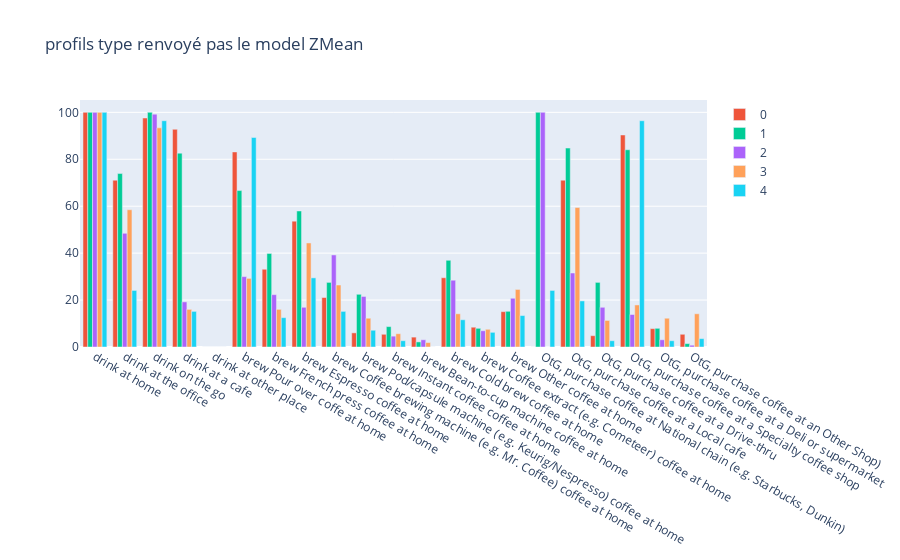

The notebook cell saved with this chart:
### Code cell
fig = px.bar(title="profils type renvoyé pas le model ZMean", barmode='group')
values = profils_types.values
accuracy_values = accuracy.values
for i,j in enumerate(accuracy_values):
    j = [ "accuracy : "+ str(int((1-x)*100))+'%' for x in j]
    fig.add_bar(
        x = profils_types.columns,
        y = values[i]*100,
        hovertext= j,
        name = str(i),
    )
fig.show()

### Figure 1 — Plotly figure (JSON) as saved in the notebook; plotly's stock layout.template omitted (floating-point values rounded to 4 significant figures)
{"data": [{"alignmentgroup": "True", "hovertemplate": "<extra></extra>", "legendgroup": "", "marker": {"color": "#636efa", "pattern": {"shape": ""}}, "name": "", "offsetgroup": "", "orientation": "v", "showlegend": false, "textposition": "auto", "type": "bar", "xaxis": "x", "yaxis": "y"}, {"hovertext": ["accuracy : 100%", "accuracy : 54%", "accuracy : 84%", "accuracy : 74%", "accuracy : 100%", "accuracy : 62%", "accuracy : 52%", "accuracy : 49%", "accuracy : 59%", "accuracy : 76%", "accuracy : 77%", "accuracy : 79%", "accuracy : 54%", "accuracy : 72%", "accuracy : 64%", "accuracy : 100%", "accuracy : 54%", "accuracy : 78%", "accuracy : 70%", "accuracy : 73%", "accuracy : 77%"], "name": "0", "type": "bar", "x": ["drink at home", "drink at the office", "drink on the go", "drink at a cafe", "drink at other place", "brew Pour over coffe at home ", "brew French press coffee at home", "brew Espresso coffee at home", "brew Coffee brewing machine (e.g. Mr. Coffee) coffee at home", "brew Pod/capsule machine (e.g. Keurig/Nespresso) coffee at home", "brew Instant coffee coffee at home", "brew Bean-to-cup machine coffee at home", "brew Cold brew coffee at home", "brew Coffee extract (e.g. Cometeer) coffee at home", "brew Other coffee at home", "OtG, purchase coffee at National chain (e.g. Starbucks, Dunkin)", "OtG, purchase coffee at a Local cafe", "OtG, purchase coffee at a Drive-thru", "OtG, purchase coffee at a Specialty coffee shop", "OtG, purchase coffee at a Deli or supermarket", "OtG, purchase coffee at an Other Shop)"], "y": [100, 71.08, 97.59, 92.77, 0, 83.13, 33.13, 53.61, 21.08, 6.024, 5.422, 4.217, 29.52, 8.434, 15.06, 0, 71.08, 4.819, 90.36, 7.831, 5.422]}, {"hovertext": ["accuracy : 100%", "accuracy : 55%", "accuracy : 100%", "accuracy : 61%", "accuracy : 100%", "accuracy : 52%", "accuracy : 50%", "accuracy : 50%", "accuracy : 55%", "accuracy : 58%", "accuracy : 71%", "accuracy : 85%", "accuracy : 51%", "accuracy : 72%", "accuracy : 63%", "accuracy : 100%", "accuracy : 63%", "accuracy : 55%", "accuracy : 63%", "accuracy : 72%", "accuracy : 88%"], "name": "1", "type": "bar", "x": ["drink at home", "drink at the office", "drink on the go", "drink at a cafe", "drink at other place", "brew Pour over coffe at home ", "brew French press coffee at home", "brew Espresso coffee at home", "brew Coffee brewing machine (e.g. Mr. Coffee) coffee at home", "brew Pod/capsule machine (e.g. Keurig/Nespresso) coffee at home", "brew Instant coffee coffee at home", "brew Bean-to-cup machine coffee at home", "brew Cold brew coffee at home", "brew Coffee extract (e.g. Cometeer) coffee at home", "brew Other coffee at home", "OtG, purchase coffee at National chain (e.g. Starbucks, Dunkin)", "OtG, purchase coffee at a Local cafe", "OtG, purchase coffee at a Drive-thru", "OtG, purchase coffee at a Specialty coffee shop", "OtG, purchase coffee at a Deli or supermarket", "OtG, purchase coffee at an Other Shop)"], "y": [100, 73.91, 100, 82.61, 0, 66.67, 39.86, 57.97, 27.54, 22.46, 8.696, 2.174, 36.96, 7.971, 15.22, 100, 84.78, 27.54, 84.06, 7.971, 1.449]}, {"hovertext": ["accuracy : 100%", "accuracy : 49%", "accuracy : 91%", "accuracy : 60%", "accuracy : 100%", "accuracy : 53%", "accuracy : 58%", "accuracy : 62%", "accuracy : 50%", "accuracy : 58%", "accuracy : 78%", "accuracy : 82%", "accuracy : 54%", "accuracy : 74%", "accuracy : 59%", "accuracy : 100%", "accuracy : 53%", "accuracy : 62%", "accuracy : 65%", "accuracy : 82%", "accuracy : 91%"], "name": "2", "type": "bar", "x": ["drink at home", "drink at the office", "drink on the go", "drink at a cafe", "drink at other place", "brew Pour over coffe at home ", "brew French press coffee at home", "brew Espresso coffee at home", "brew Coffee brewing machine (e.g. Mr. Coffee) coffee at home", "brew Pod/capsule machine (e.g. Keurig/Nespresso) coffee at home", "brew Instant coffee coffee at home", "brew Bean-to-cup machine coffee at home", "brew Cold brew coffee at home", "brew Coffee extract (e.g. Cometeer) coffee at home", "brew Other coffee at home", "OtG, purchase coffee at National chain (e.g. Starbucks, Dunkin)", "OtG, purchase coffee at a Local cafe", "OtG, purchase coffee at a Drive-thru", "OtG, purchase coffee at a Specialty coffee shop", "OtG, purchase coffee at a Deli or supermarket", "OtG, purchase coffee at an Other Shop)"], "y": [100, 48.46, 99.23, 19.23, 0, 30, 22.31, 16.92, 39.23, 21.54, 4.615, 3.077, 28.46, 6.923, 20.77, 100, 31.54, 16.92, 13.85, 3.077, 0.7692]}, {"hovertext": ["accuracy : 100%", "accuracy : 50%", "accuracy : 75%", "accuracy : 63%", "accuracy : 100%", "accuracy : 54%", "accuracy : 63%", "accuracy : 50%", "accuracy : 55%", "accuracy : 67%", "accuracy : 76%", "accuracy : 86%", "accuracy : 64%", "accuracy : 73%", "accuracy : 56%", "accuracy : 100%", "accuracy : 50%", "accuracy : 68%", "accuracy : 61%", "accuracy : 67%", "accuracy : 64%"], "name": "3", "type": "bar", "x": ["drink at home", "drink at the office", "drink on the go", "drink at a cafe", "drink at other place", "brew Pour over coffe at home ", "brew French press coffee at home", "brew Espresso coffee at home", "brew Coffee brewing machine (e.g. Mr. Coffee) coffee at home", "brew Pod/capsule machine (e.g. Keurig/Nespresso) coffee at home", "brew Instant coffee coffee at home", "brew Bean-to-cup machine coffee at home", "brew Cold brew coffee at home", "brew Coffee extract (e.g. Cometeer) coffee at home", "brew Other coffee at home", "OtG, purchase coffee at National chain (e.g. Starbucks, Dunkin)", "OtG, purchase coffee at a Local cafe", "OtG, purchase coffee at a Drive-thru", "OtG, purchase coffee at a Specialty coffee shop", "OtG, purchase coffee at a Deli or supermarket", "OtG, purchase coffee at an Other Shop)"], "y": [100, 58.49, 93.4, 16.04, 0, 29.25, 16.04, 44.34, 26.42, 12.26, 5.66, 1.887, 14.15, 7.547, 24.53, 0, 59.43, 11.32, 17.92, 12.26, 14.15]}, {"hovertext": ["accuracy : 100%", "accuracy : 57%", "accuracy : 81%", "accuracy : 63%", "accuracy : 100%", "accuracy : 68%", "accuracy : 66%", "accuracy : 54%", "accuracy : 63%", "accuracy : 74%", "accuracy : 83%", "accuracy : 100%", "accuracy : 67%", "accuracy : 75%", "accuracy : 65%", "accuracy : 57%", "accuracy : 60%", "accuracy : 83%", "accuracy : 81%", "accuracy : 83%", "accuracy : 81%"], "name": "4", "type": "bar", "x": ["drink at home", "drink at the office", "drink on the go", "drink at a cafe", "drink at other place", "brew Pour over coffe at home ", "brew French press coffee at home", "brew Espresso coffee at home", "brew Coffee brewing machine (e.g. Mr. Coffee) coffee at home", "brew Pod/capsule machine (e.g. Keurig/Nespresso) coffee at home", "brew Instant coffee coffee at home", "brew Bean-to-cup machine coffee at home", "brew Cold brew coffee at home", "brew Coffee extract (e.g. Cometeer) coffee at home", "brew Other coffee at home", "OtG, purchase coffee at National chain (e.g. Starbucks, Dunkin)", "OtG, purchase coffee at a Local cafe", "OtG, purchase coffee at a Drive-thru", "OtG, purchase coffee at a Specialty coffee shop", "OtG, purchase coffee at a Deli or supermarket", "OtG, purchase coffee at an Other Shop)"], "y": [100, 24.11, 96.43, 15.18, 0, 89.29, 12.5, 29.46, 15.18, 7.143, 2.679, 0, 11.61, 6.25, 13.39, 24.11, 19.64, 2.679, 96.43, 2.679, 3.571]}], "layout": {"barmode": "group", "legend": {"tracegroupgap": 0}, "title": {"text": "profils type renvoyé pas le model ZMean"}, "xaxis": {"anchor": "y", "domain": [0, 1]}, "yaxis": {"anchor": "x", "domain": [0, 1]}}}
